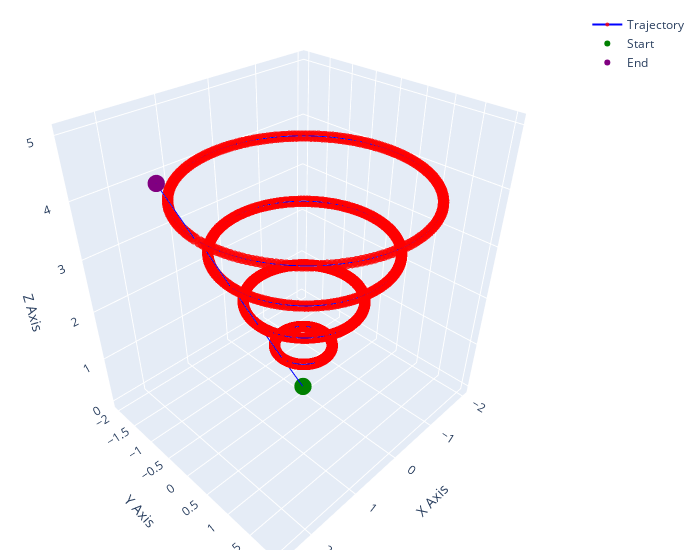

The cell this chart's notebook holds for it:
### Code cell
import plotly.graph_objects as go
import numpy as np

# Assuming traj and transformations are ready
fig = go.Figure(data=[go.Scatter3d(
    x=traj.x, y=traj.y, z=traj.z,
    mode='lines+markers',
    marker=dict(size=4, color='red', opacity=0.8),
    line=dict(color='blue', width=2),
    name='Trajectory'
)])

fig.add_trace(go.Scatter3d(
    x=[traj.x[0]], y=[traj.y[0]], z=[traj.z[0]],
    mode='markers', marker=dict(size=6, color='green'),
    name='Start'
))

fig.add_trace(go.Scatter3d(
    x=[traj.x[-1]], y=[traj.y[-1]], z=[traj.z[-1]],
    mode='markers', marker=dict(size=6, color='purple'),
    name='End'
))

fig.update_layout(
    scene=dict(
        xaxis_title='X Axis',
        yaxis_title='Y Axis',
        zaxis_title='Z Axis'
    ),
    width=700,
    margin=dict(r=20, b=10, l=10, t=10)
)

fig.show()

### Figure 1 — Plotly figure (JSON) as saved in the notebook; plotly's stock layout.template omitted (floating-point values rounded to 4 significant figures; data arrays with more than 128 entries replaced by an {"elided": "..."} marker saying what was removed)
{"data": [{"line": {"color": "blue", "width": 2}, "marker": {"color": "red", "opacity": 0.8, "size": 4}, "mode": "lines+markers", "name": "Trajectory", "type": "scatter3d", "x": {"elided": "1000 float values"}, "y": {"elided": "1000 float values"}, "z": {"elided": "1000 int values"}}, {"marker": {"color": "green", "size": 6}, "mode": "markers", "name": "Start", "type": "scatter3d", "x": [0], "y": [0], "z": [0]}, {"marker": {"color": "purple", "size": 6}, "mode": "markers", "name": "End", "type": "scatter3d", "x": [2.5], "y": [-3.062e-15], "z": [5]}], "layout": {"margin": {"b": 10, "l": 10, "r": 20, "t": 10}, "scene": {"xaxis": {"title": {"text": "X Axis"}}, "yaxis": {"title": {"text": "Y Axis"}}, "zaxis": {"title": {"text": "Z Axis"}}}, "width": 700}}
